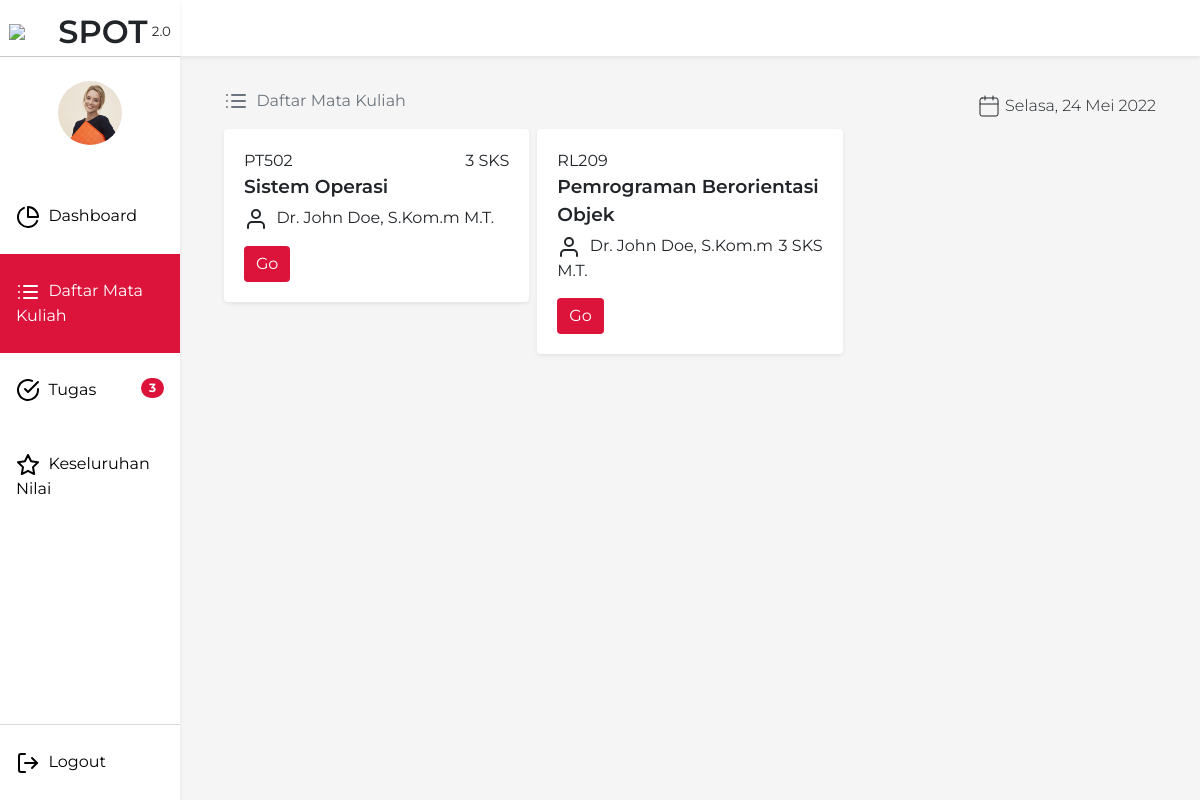
The app's page /MataKuliah with its own data.
### tables this page shows
CREATE TABLE `matakuliah` (
  `kd_matkul` varchar(15) NOT NULL,
  `nid` int(10) UNSIGNED NOT NULL,
  `nid2` int(10) UNSIGNED NOT NULL,
  `nama_matkul` varchar(100) NOT NULL,
  `description` text NOT NULL,
  `sks` int(11) NOT NULL,
  `waktu` time NOT NULL,
  `hari` enum('Senin','Selasa','Rabu','Kamis','Jumat','Sabtu') NOT NULL
);

CREATE TABLE `dosen` (
  `nid` int(10) UNSIGNED NOT NULL,
  `name` varchar(255) NOT NULL
);

### App/Helper.php (called while the page is built, shortened)
<?php
class Helper {
    public function convertDay($day)
    {
        $days = ['Minggu', 'Senin', 'Selasa', 'Rabu', 'Kamis', 'Jumat', 'Sabtu'];
        return $days[$day];
    }
    public function convertMonth($month)
    {
        $months = ['', 'Januari', 'Februari', 'Maret', 'April', 'Mei', 'Juni', 'Juli', 'Agustus', 'September', 'Oktober', 'November', 'Desember'];
        return $months[$month];
    }
    public function getTodayDate()
    {
        $day = date('w');
        $month = date('n');
        $date = $this->convertDay($day) . ", " . date('j') . " " . $this->convertMonth($month) . " " . date('Y');
        return $date;
    }
}

### Database/Query.php (called while the page is built, shortened)
<?php
class Query {
    private $resource;
    private $columns = array("*");
    private $select;
    private $where = array();
    private $limit;
    private $orderBy;
    private $joinVal = array("");
    private $mainTable;
    public function reset() {
        $this->resource = null;
        $this->columns = array("*");
        $this->select = null;
        $this->where = array();
        $this->limit = null;
        $this->orderBy = null;
        $this->joinVal = array("");
        $this->mainTable = null;
    }
    public function table($table)
    {
        $this->mainTable = $table;
        $this->select = "SELECT " . implode(", ", $this->columns) . " FROM $table ";
        return $this;
    }
    public function join($table, $column, $column2 = "",  $method = "INNER")
    {
        $column2 = $column2 == "" ? $column : $column2;
        array_push($this->joinVal, "$method JOIN $table AS $table ON $table.$column = $this->mainTable.$column2 ");
        return $this;
    }
    public function get($table = "")
    {
        $this->mainTable = $table == "" ? $this->mainTable : $table;
        $this->select = $this->select == NULL ?  "SELECT " . implode($this->columns) . " FROM $table " : $this->select;
        $sql = $this->select
        . implode("", $this->joinVal)
        . implode(" AND ", $this->where)
        . $this->limit
        . $this->orderBy;
        $this->resource = mysqli_query(mysqli_connect("localhost", "root", "", "penilaian-app"), $sql);
        return $this;
    }
    public function fetch()
    {
        $result = Array();
        while ($row = mysqli_fetch_assoc($this->resource)) {
            $result[] = $row;
        }
        return $result;
    }
}

### views/mahasiswa/daftarMataKuliah.php (the view, shortened to what this page needs)
<!DOCTYPE html>
<html>
<head>
  <link href="https://cdn.jsdelivr.net/npm/bootstrap@5.1.3/dist/css/bootstrap.min.css" rel="stylesheet">
  <link href="css/daftarMataKuliah.css" rel="stylesheet" type="text/css" />
  <link href="css/component/navbar.css" rel="stylesheet" type="text/css" />
</head>
<body>
  <nav class="shadow-sm">
  </nav>
  <?php include('components/sidebar.php'); ?>
  <div class="main-content">
    <div class="p-2">
    <?php include('components/breadcrumbs.php'); ?>
      <div class="row g-2">
        <?php
          $row = $DB->table('matakuliah')->join('dosen', 'nid')->get()->fetch();
          foreach($row as $p){
        ?>
        <div class="col-lg-4">
          <div class="matkul-card shadow-sm rounded">
            <div class="matkul-info">
              <div class="matkul-header">
                <div class="matkul-kode">
                  <?= $p["kd_matkul"] ?>
                </div>
                <div class="matkul-title">
                  <?= $p["nama_matkul"] ?>
                  <div class="badge badge-primary schedule-tag"><span>today</span></div>
                </div>
              </div>
              <div class="matkul-sks">
                <?= $p["sks"] ?> SKS
              </div>
              <div class="matkul-dosen">
                <i class="ico ico-dark" data-feather="user"></i>
                &nbsp;<?= $p["name"] ?>
              </div>
              <a href="MataKuliah/<?= $p['kd_matkul'] ?>" class="btn btn-primary cta-matkul">Go</a>
            </div>
          </div>
        </div>
        <?php } ?>
      </div>
    </div>
  </div>
</body>
</html>

### index.php (shortened to what this page needs)
<?php
$request = $_SERVER['REQUEST_URI'];
$helper = new helper();
$DB = new Query();
switch (strtolower($request)) {
    case '/matakuliah':
        require "views/mahasiswa/daftarMataKuliah.php";
        break;
}

### components/sidebar.php (shortened to what this page needs)
<?php
$request = $_SERVER['REQUEST_URI'];
$requestParsed = explode("/", strtolower(parse_url($_SERVER['REQUEST_URI'], PHP_URL_PATH)));
$active_menu = 'class="active"';
?>
<div class="sidebar shadow-sm">
    <div class="brand">
      <img class="logo" src="/assets/image/Logo_Almamater_UPI.svg" width="45">
      <span class="brand-name">SPOT</span>
      <span class="brand-version">2.0</span>
    </div>
    <hr style="margin: 0;">
    <div class="login-info">
      <img class="avatar" src="/assets/image/profile.jpg" alt="profile" width="72">
    </div>
    <a <?= ($requestParsed[1] == 'dashboard' || $request == '/') ? $active_menu : '' ?> href="/">
      <i class="icon" data-feather="pie-chart"></i>
      <span class="menu-name">&nbsp;Dashboard</span>
    </a>
    <a <?= ($requestParsed[1] == 'matakuliah') ? $active_menu : '' ?> href="/MataKuliah">
      <i class="icon" data-feather="list"></i>
      <span class="menu-name">&nbsp;Daftar Mata Kuliah</span>
    </a>
    <a <?= ($requestParsed[1] == 'tugas') ? $active_menu : '' ?> href="/Tugas">
      <i class="icon" data-feather="check-circle"></i>
      <span class="menu-name">&nbsp;Tugas</span>
      <span class="badge">3</span>
    </a>
    <a <?= ($requestParsed[1] == 'nilai') ? $active_menu : '' ?> href="/Nilai">
      <i class="icon" data-feather="star"></i>
      <span class="menu-name">&nbsp;Keseluruhan Nilai</span>
    </a>
    <a class="menu-settings logout" href="/Login">
      <i class="icon" data-feather="log-out"></i>
      <span class="menu-name">&nbsp;Logout</span>
    </a>
  </div>

### components/breadcrumbs.php (shortened to what this page needs)
<?php
$request = $_SERVER['REQUEST_URI'];
?>
<?php
if ($request == '/dashboard' || $request == '/') { ?>
    <div class="row">
        <div class="col-6">
            <div aria-label="breadcrumb">
            <ol class="breadcrumb">
              <li class="breadcrumb-item active" aria-current="page">
                <i class="icon ico-dark" data-feather="pie-chart"></i>
                <span class="breadcrumb-item-text">&nbsp;Dashboard</span>
              </li>
            </ol>
          </div>
        </div>
        <div class="col-6">
          <div class="date">
            <i class="ico ico-dark" data-feather="calendar"></i>
            <span class="date-text">&nbsp;<?= $helper->getTodayDate() ?></span>
          </div>
        </div>
    </div>
<?php } elseif ($request == '/MataKuliah') { ?>
    <div class="row">
        <div class="col-6">
            <div aria-label="breadcrumb">
            <ol class="breadcrumb">
              <li class="breadcrumb-item active" aria-current="page">
                <i class="icon ico-dark" data-feather="list"></i>
                <span class="breadcrumb-item-text">&nbsp;Daftar Mata Kuliah</span>
              </li>
            </ol>
          </div>
        </div>
        <div class="col-6">
          <div class="date">
            <i class="ico ico-dark" data-feather="calendar"></i>
            <span class="date-text">&nbsp;<?= $helper->getTodayDate() ?></span>
          </div>
        </div>
    </div>
<?php } elseif ($request == '/Nilai') {?>
<?php } ?>

### css/daftarMataKuliah.css (style rules this page uses)
body { background-color: rgb(245, 245, 245); margin: 0 auto; width: 100vw; height: 100vh; font-family: 'Montserrat', sans-serif; }
.btn-primary { background-color: crimson !important; color: white !important; border: none; }
.main-content { margin-left: 18vw; margin-right: 3vw; padding-top: 10vh; }
.breadcrumb-item svg { z-index: -1; }
.breadcrumb-item-text { display: inline-block; vertical-align: middle; }
.date { display: flex; flex-wrap: wrap; align-items: flex-end; justify-content: right; text-align: right; font-weight: 300; padding: 0; min-height: 30px; }
.date svg { stroke-width: 1px; }
.matkul-card { width: 100%; background-color: white; padding: 10px; }
.matkul-info { margin: 10px; }
.matkul-header { display: inline-block; }
.matkul-title { display: inline-block; font-size: 14pt; font-weight: 600; margin-bottom: 5px; }
.schedule-tag { font-size: 10px; margin-left: 5px; }
.matkul-kode { display: block; font-size: 12pt; }
.matkul-sks { display: block; float: right; font-size: 12pt; }
.matkul-dosen { font-size: 12pt; margin-bottom: 15px; }

### css/component/navbar.css (style rules this page uses)
nav { width: 85vw; background-color: rgb(255, 255, 255); position: fixed; margin: 0; padding: 0; height: 7vh; overflow: auto; right: 0; }
.sidebar { margin: 0; padding: 0; width: 15vw; background-color: rgb(255, 255, 255); position: fixed; height: 100vh; overflow: auto; }
.brand { padding-top: 1vh; height: 7vh; text-align: center; }
.brand-name { display: inline-block; vertical-align: middle; font-size: 24pt; font-weight: 600; }
.brand-version { font-size: 10pt; margin-top: 15px; }
.logo { display: inline-block; vertical-align: middle; height: auto !important; max-width: 45px; }
.login-info { text-align: center; padding-top: 3vh; padding-bottom: 3vh; }
.avatar { width: 64px; height: 64px; object-fit: cover; border-radius: 100px; object-position: center 10%; }
.sidebar a { display: block; color: black; padding: 25px 16px; text-decoration: none; transition: background-color 100ms linear; }
.sidebar a.active { background-color: crimson; color: white; }
.badge { position: inherit; float: right; width: max-content; border-radius: 100vh; }
a:not(.active)>.badge { background-color: crimson; border-radius: 200px; }
.icon { position: relative; text-align: c; }
.logout { border-top: 1px solid rgb(218, 218, 218); position: absolute; bottom: 0; }
a.logout { color: rgb(2, 2, 2); width: 100%; }

### records on screen
matakuliah: kd_matkul "PT502", nama_matkul "Sistem Operasi", sks "3", nid.name "Dr. John Doe, S.Kom.m M.T."
matakuliah: kd_matkul "RL209", nama_matkul "Pemrograman Berorientasi Objek", sks "3", nid.name "Dr. John Doe, S.Kom.m M.T."

### other values on screen
$helper->getTodayDate() "Selasa, 24 Mei 2022"
